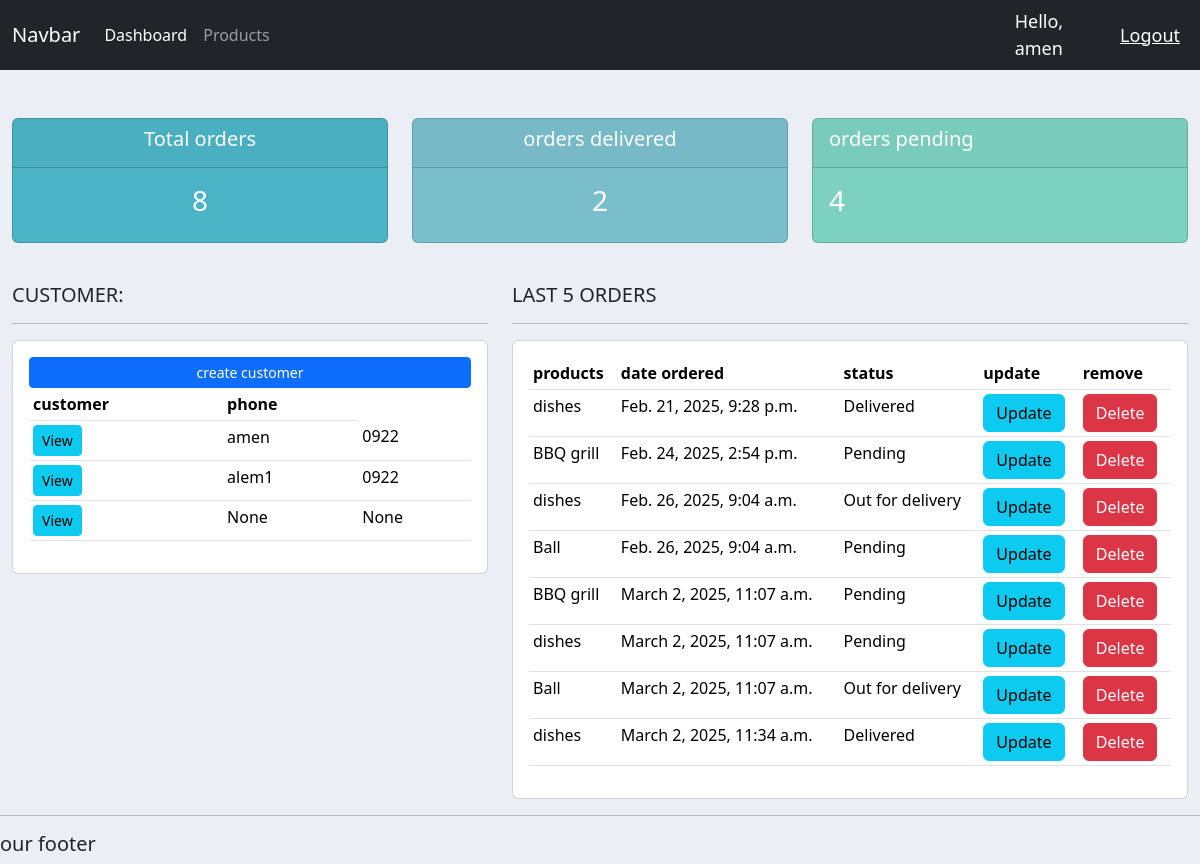
Before: / (signed in) with the older database file.
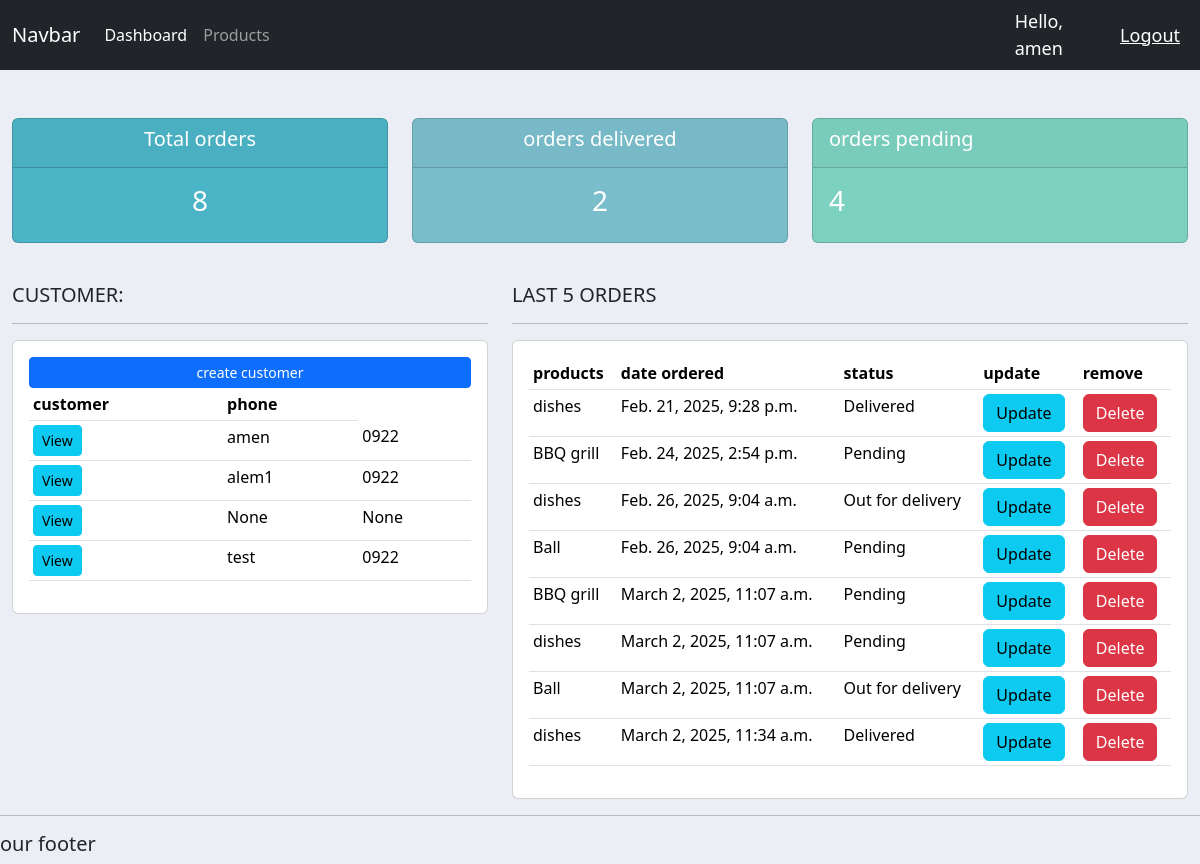
After: the same page with the newer database file.
### accounts/models.py (models this page shows, shortened)
class Customer(models.Model):
    user = models.OneToOneField(User, null=True, blank=True, on_delete=models.CASCADE)
    name = models.CharField(max_length=200, null=True)
    phone = models.CharField(max_length=20, null=True)
    email = models.CharField(max_length=30, null=True)
    profile_pic = models.ImageField(default="one.png", null=True, blank=True)
    date_created = models.DateTimeField(auto_now_add=True)

class Order(models.Model):
    STATUS = [
        ("Pending", "Pending"),
        ("Out for delivery", "Out for delivery"),
        ("Delivered", "Delivered"),
    ]
    customer = models.ForeignKey(Customer, null=True, on_delete=models.SET_NULL)
    product = models.ForeignKey(Product, null=True, on_delete=models.SET_NULL)
    status = models.CharField(max_length=50, choices=STATUS, null=True)
    date_created = models.DateTimeField(auto_now_add=True)

class Product(models.Model):
    CATEGORY = [("Indoor", "Indoor"), ("Out Door", "Out Door")]
    name = models.CharField(max_length=200, null=True)
    price = models.FloatField(max_length=50, null=True)
    category = models.CharField(max_length=200, choices=CATEGORY, null=True)
    description = models.CharField(max_length=200, blank=True, null=True)
    date_created = models.DateTimeField(auto_now_add=True)
    tag = models.ManyToManyField(Tag)
    def __str__(self):
        return self.name

### accounts/decorators.py (the view)
    def wrapper_funcion(request, *args, **kwargs):
        group = None
        if request.user.groups.exists():
            group = request.user.groups.all()[0].name
        if group == "customer":
            return redirect("userpage")
        if group == "admin":
            return view_func(request, *args, **kwargs)

### accounts/views.py (called while the page is built)
@login_required(login_url="login")
@admin_only
def home(request):
    customers = Customer.objects.all()
    orders = Order.objects.all()
    Total_orders = orders.count()
    Orders_delivered = orders.filter(status="Delivered").count()
    Total_customers = customers.count()
    Pending = orders.filter(status="Pending").count()
    context = {
        "orders": orders,
        "customers": customers,
        "Total_orders": Total_orders,
        "orders_delivered": Orders_delivered,
        "Total_customers": Total_customers,
        "pending": Pending,
    }
    return render(request, "accounts/dashboard.html", context)

### accounts/templates/accounts/dashboard.html
{%extends 'accounts/main.html'%} {%block content%}
<br />
{%include 'accounts/status.html'%}
<br />
<div class="row">
  <div class="col-md-5">
    <h5>CUSTOMER:</h5>
    <hr />
    <div class="card card-body">
      <a class="btn btn-primary btn-sm bn-block">create customer</a>
      <table class="table table-sm">
        <tr>
          <th>customer</th>
          <th>phone</th>
        </tr>
        {%for customer in customers%}
        <tr>
          <td>
            <a
              class="btn btn-sm btn-info"
              href="{% url 'customer' customer.id %}"
              >View</a
            >
          </td>
          <td>{{customer.name}}</td>
          <td>{{customer.phone}}</td>
        </tr>
        {%endfor%}
      </table>
    </div>
  </div>
  <div class="col-md-7">
    <h5>LAST 5 ORDERS</h5>
    <hr />
    <div class="card card-body">
      <table class="table table-sm">
        <tr>
          <th>products</th>
          <th>date ordered</th>
          <th>status</th>
          <th>update</th>
          <th>remove</th>
        </tr>
        {%for order in orders%}
        <tr>
          <td>{{order.product}}</td>
          <td>{{order.date_created}}</td>
          <td>{{order.status}}</td>
          <td>
            <a class="btn btn-info" href="{% url 'update_order' order.id %}"
              >Update</a
            >
          </td>
          <td>
            <a class="btn btn-danger" href="{% url 'delete_order' order.id %}"
              >Delete</a
            >
          </td>
        </tr>
        {%endfor%}
      </table>
    </div>
  </div>
</div>
{%endblock%}

Changed rows visible on the page:
added Customer: name "test", phone "0922"
